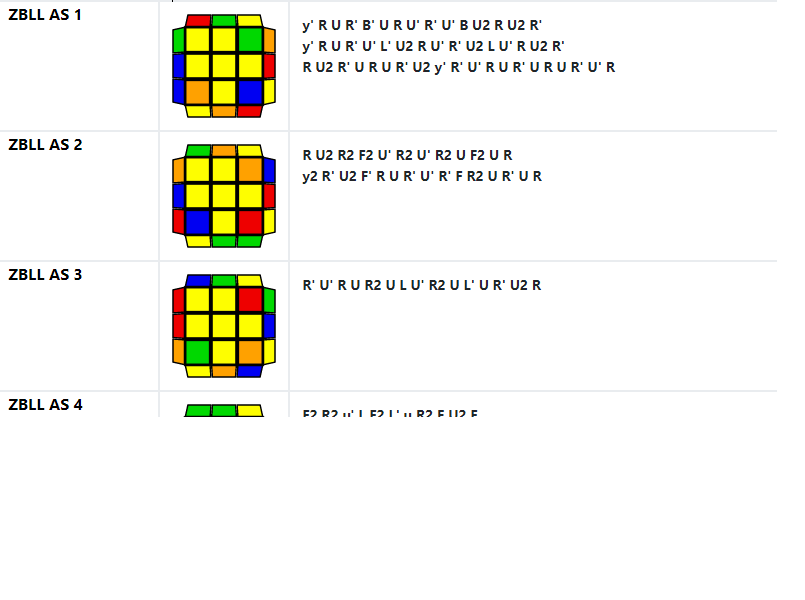
#> input picture software/cv/resources/read.png, 805 x 600 px
$ python algreader.py
#> lines starting #> are read from the running program, lines starting #| are printed output that depends on the picture
from statistics import mean
import math
from turtle import color
import numpy as np
import cv2

pix = [
    [200,20], [222,20], [246,20],
    [180,45], [202, 45], [224, 45], [246,45], [268, 45],
    [180,70], [202, 70], [224, 70], [246,70], [268, 70],
    [180,95], [202, 95], [224, 95], [246,95], [268, 95],
    [200,110], [222,110], [246,110],
]

det_colors = []
colors = ["Red", "Orange", "Blue", "Green", "White", "Yellow"]

rgb = [
    [0,0,238], [0,161,255], [242,0,0], [0,216,0], [255,255,255], [0,254,254]
]

readPix = []
r = []
g = []
b = []

def main():
    min_dist = 100000
    img = cv2.imread("read.png", cv2.IMREAD_COLOR)
#> img is the input picture: shape (600, 805, 3); mean B, G, R 236.7, 243.5, 243.9
    dim = img.shape
#> dim = (600, 805, 3)
    while (pix[19][1]+30 < dim[0]):
        print(dim[0])
#| 600
        print(pix[19][1])
        for x in range(0, len(pix)):
            img = cv2.circle(img, pix[x], 1, (255,255,255), 1)
            cv2.imshow("ye", img)

            min_dist = 1000000
            # for each pixel on one cube, read the color
            readPix.append(scan(5, img, pix[x]))
            for i in range(0, len(rgb)):
                dist = color_dist(readPix[x], rgb[i])
                if dist < min_dist:
                    min_dist = dist
                    det_col = rgb[i]
                    dett = colors[i]
            print(f'{readPix[x]} closest to {det_col} which is {dett}')
#> this loop made 21 passes
#| (10, 10, 220) closest to [0, 0, 238] which is Red
#| (10, 201, 10) closest to [0, 216, 0] which is Green
#| (10, 234, 234) closest to [0, 254, 254] which is Yellow
#| (10, 190, 10) closest to [0, 216, 0] which is Green
#| (10, 254, 254) closest to [0, 254, 254] which is Yellow
#| (10, 254, 254) closest to [0, 254, 254] which is Yellow
#| (10, 217, 10) closest to [0, 216, 0] which is Green
#| (10, 144, 223) closest to [0, 161, 255] which is Orange
#> (further printed lines are left out)
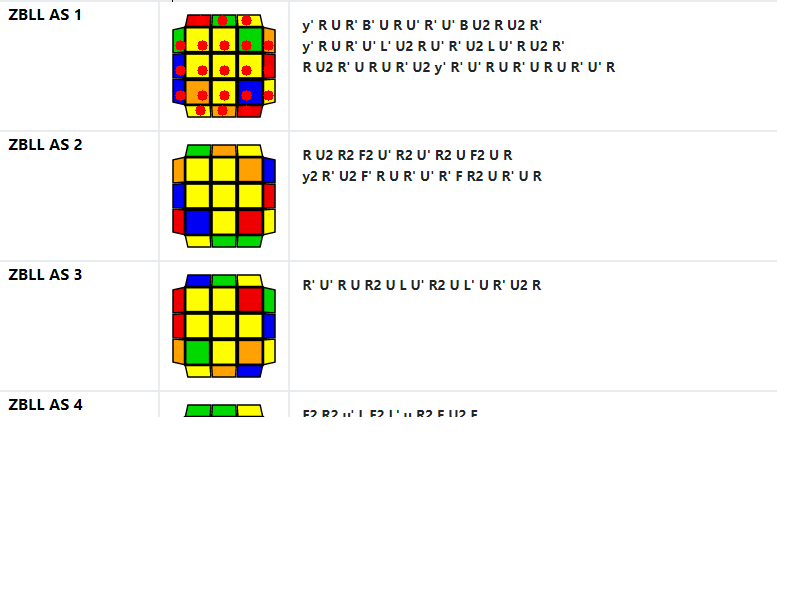
#> img: shape (600, 805, 3); mean B, G, R 236.6, 243, 244.2
#> after the loop, det_col = [0, 0, 238]; dett = 'Red'; readPix = 21 items, first 6: (10, 10, 220), (10, 201, 10), (10, 234, 234), (10, 190, 10), (10, 254, 254), (10, 254, 254)
        for p in range(0, len(pix)):
            pix[p][1] = pix[p][1] + 130 # add 30 to y value so next loop we read the next cube down
    cv2.waitKey(0)

def color_dist(f, s):
    return math.sqrt( (f[0]-s[0])**2 + (f[1]-s[1])**2 + (f[2]-s[2])**2)

def scan(windowsize, img, center):
    r.clear()
    g.clear()
    b.clear()
    for x in range (center[0]-windowsize, center[0]+windowsize):
        for y in range(center[1]-windowsize, center[1]+windowsize):
            b.append(img[y][x][0])
            g.append(img[y][x][1])
            r.append(img[y][x][2])
    cv2.circle(img, center, windowsize, (0,0,255), -1)
    return (int(mean(b)), int(mean(g)), int(mean(r)))

if __name__ == "__main__":
    main()

$ run again, with software/cv/resources/alg.png copied over software/cv/resources/read.png
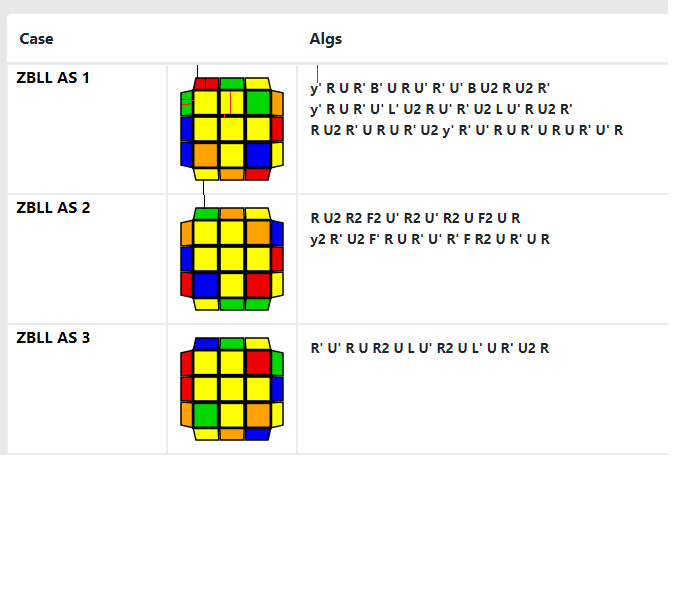
#> input picture software/cv/resources/alg.png, 686 x 600 px
#> in main, img is the input picture: shape (600, 686, 3); mean B, G, R 233.6, 241.2, 241.9
#| 600
#> the loop in main, `for x in range(0, len(pix)):` made 21 passes
#| (255, 255, 255) closest to [255, 255, 255] which is White
#| (255, 255, 255) closest to [255, 255, 255] which is White
#| (255, 255, 255) closest to [255, 255, 255] which is White
#| (255, 255, 255) closest to [255, 255, 255] which is White
#| (255, 255, 255) closest to [255, 255, 255] which is White
#> (further printed lines are left out)
#> after the loop in main, `for x in range(0, len(pix)):`:
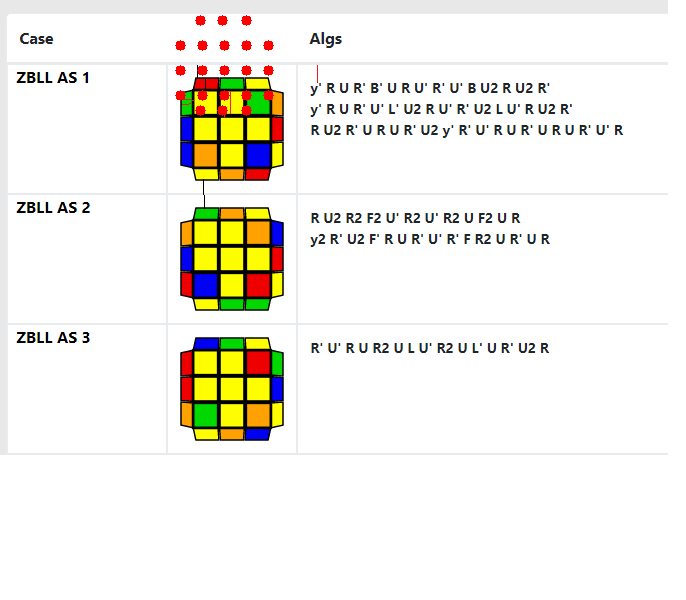
#> img: shape (600, 686, 3); mean B, G, R 232.9, 240.3, 242.1
#> after the loop in main, `for x in range(0, len(pix)):`: det_col = [0, 216, 0]; dett = 'Green'; readPix = 21 items, first 6: (255, 255, 255), (255, 255, 255), (255, 255, 255), (255, 255, 255), (255, 255, 255), (255, 255, 255)
